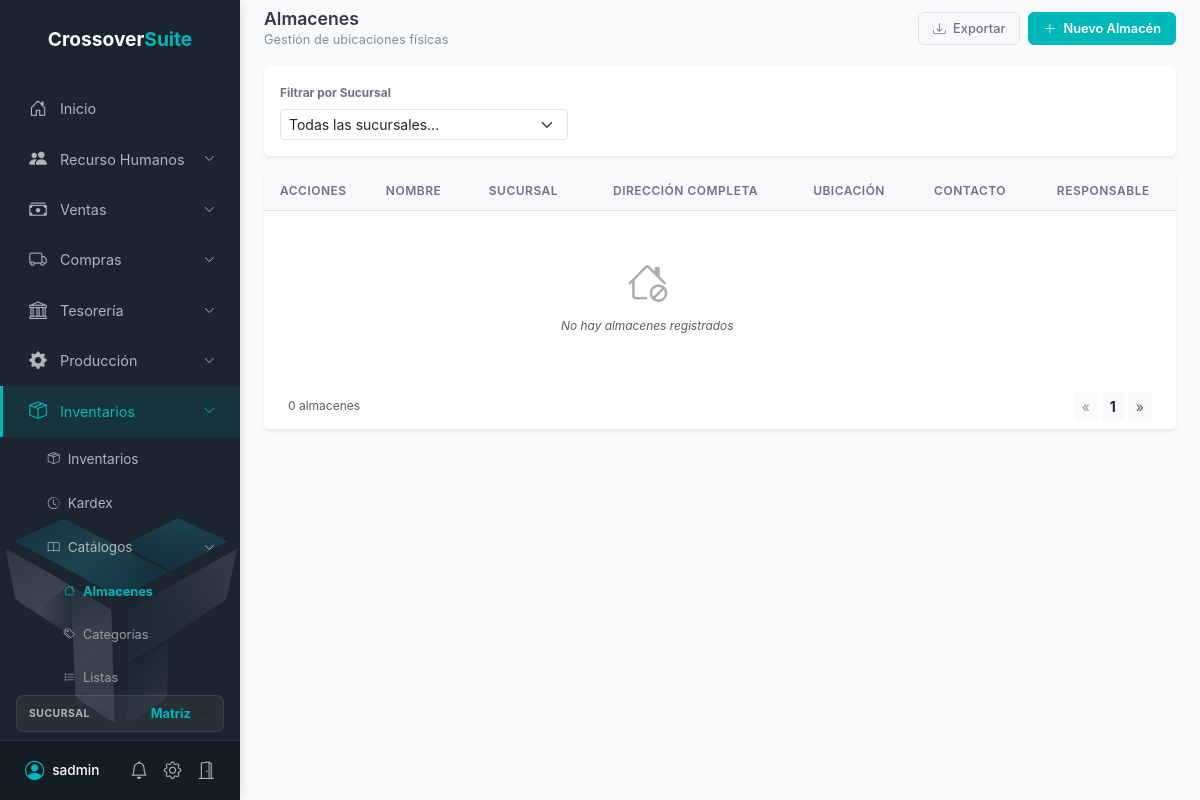
/inventario/almacenes/ (signed in), run on an earlier commit of the app's database.
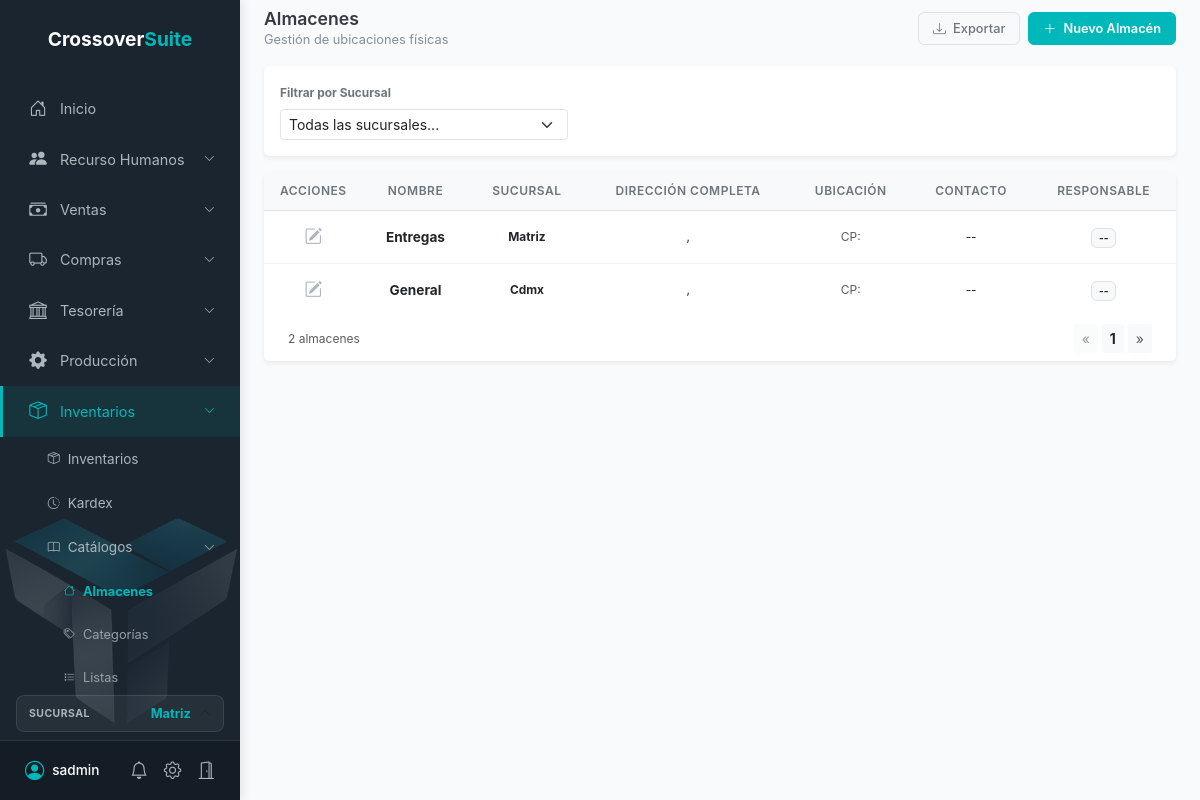
And on a later commit of the database.
### preferencias/models.py (models this page shows, shortened)
class Sucursal(models.Model):
    nombre = models.CharField(max_length=150, verbose_name="Nombre de la Sucursal")
    calle = models.CharField(max_length=200, verbose_name="Calle")
    numero_exterior = models.CharField(max_length=50, verbose_name="Número Exterior")
    numero_interior = models.CharField(max_length=50, blank=True, null=True, verbose_name="Número Interior")
    colonia = models.CharField(max_length=150, verbose_name="Colonia")
    ciudad = models.CharField(max_length=150, verbose_name="Ciudad/Municipio")
    estado = models.CharField(max_length=100, verbose_name="Estado")
    pais = models.CharField(max_length=100, default="México", verbose_name="País")
    cp = models.CharField(max_length=10, verbose_name="Código Postal")
    empresa = models.ForeignKey(Empresa, on_delete=models.CASCADE, related_name='sucursales')
    fecha_creacion = models.DateTimeField(auto_now_add=True)
    class Meta:
        verbose_name = "Sucursal"
        verbose_name_plural = "Sucursales"

### almacenes/models.py (models this page shows, shortened)
class Almacen(models.Model):
    nombre = models.CharField(max_length=150, verbose_name="Nombre del Almacén")
    responsable = models.CharField(max_length=150, blank=True, null=True, verbose_name="Responsable")
    calle = models.CharField(max_length=200, blank=True, null=True, verbose_name="Calle")
    numero_ext = models.CharField(max_length=20, blank=True, null=True, verbose_name="Número Exterior")
    numero_int = models.CharField(max_length=20, blank=True, null=True, verbose_name="Número Interior")
    colonia = models.CharField(max_length=150, blank=True, null=True, verbose_name="Colonia")
    estado = models.CharField(max_length=100, blank=True, null=True, verbose_name="Estado")
    cp = models.CharField(max_length=10, blank=True, null=True, verbose_name="Código Postal")
    telefono = models.CharField(max_length=20, blank=True, null=True, verbose_name="Teléfono")
    empresa = models.ForeignKey(Empresa, on_delete=models.CASCADE, null=True, blank=True, verbose_name="Empresa")
    sucursal = models.ForeignKey('preferencias.Sucursal', on_delete=models.SET_NULL, null=True, blank=True, verbose_name="Sucursal")
    fecha_creacion = models.DateTimeField(auto_now_add=True, verbose_name="Fecha de Creación")
    class Meta:
        verbose_name = "Almacén"
        verbose_name_plural = "Almacenes"
        ordering = ['nombre']

### almacenes/views.py (the view)
# urls.py: path('almacenes/', views.lista_almacenes, name='lista_almacenes'),
@login_required(login_url='/login/')
@require_inventory_permission('almacenes', 'ver')
def lista_almacenes(request):
    empresa_actual = get_empresa_actual(request)
    if not empresa_actual:
        return render(request, 'error_sin_empresa.html', status=403)
    sucursal_id = request.GET.get('sucursal')
    almacenes = Almacen.objects.filter(empresa=empresa_actual).select_related('sucursal').order_by('nombre')
    if sucursal_id:
        almacenes = almacenes.filter(sucursal_id=sucursal_id)
    from preferencias.models import Sucursal
    sucursales = Sucursal.objects.filter(empresa=empresa_actual).order_by('nombre')
    contexto = {
        'almacenes': almacenes,
        'sucursales': sucursales,
        'filtros': {
            'sucursal': sucursal_id or ''
        }
    }
    return render(request, 'dashboard_almacenes.html', contexto)

### almacenes/views.py (called while the page is built)
def get_empresa_actual(request):
    username = request.user.username
    if '@' in username:
        subdominio = username.split('@')[1]
        try:
            return Empresa.objects.get(subdominio=subdominio)
        except Empresa.DoesNotExist:
            return None
    return None

### preferencias/permissions.py (called while the page is built, shortened)
def get_empresa_actual(request):
    username = request.user.username
    if '@' in username:
        subdominio = username.split('@')[1]
        try:
            return Empresa.objects.get(subdominio=subdominio)
        except Empresa.DoesNotExist:
            return None
    return None

def user_has_sales_permission(request, submodulo, accion):
    user = request.user
    if not user.is_authenticated:
        return False
    empresa = get_empresa_actual(request)
    if not empresa:
        return user.is_superuser
    if not empresa.modulo_ventas:
        return False
    if user.is_superuser:
        return True

def get_granular_purchase_permissions(request):
    perms = {}
    for submodulo, acciones in PURCHASES_PERMISSION_MATRIX.items():
        perms[submodulo] = {accion: user_has_purchase_permission(request, submodulo, accion) for accion in acciones}
    return perms

### templates/dashboard_almacenes.html (shortened to what the changed rows need)
{% extends 'base.html' %}
{% block content %}
<div class="container-fluid py-2 px-4">
    <div class="card border-0 shadow-sm">
        <div class="card-body p-0">
            <div class="table-responsive">
                <table class="table table-pro mb-0">
                    <thead>
                        <tr>
                            <th class="text-center" style="width: 60px;">Acciones</th>
                            <th class="text-center">Nombre</th>
                            <th class="text-center">Sucursal</th>
                            <th class="text-center">Dirección Completa</th>
                            <th class="text-center">Ubicación</th>
                            <th class="text-center">Contacto</th>
                            <th class="text-center">Responsable</th>
                        </tr>
                    </thead>
                    <tbody>
                        {% for a in almacenes %}
                        <tr>
                            <td class="text-center">
                                {% if granular_inventory_perms.almacenes.editar %}
                                <span data-id="{{ a.id }}" onclick="cargarAlmacenEdicion(this)" class="icon-action" title="Editar Almacén">
                                    <i class="bi bi-pencil-square"></i>
                                </span>
                                {% endif %}
                            </td>
                            <td class="text-center">
                                <div class="fw-bold text-dark">{{ a.nombre }}</div>
                            </td>
                            <td class="text-center">
                                <div class="small text-brand fw-bold">{{ a.sucursal.nombre|default:"Sin Sucursal" }}</div>
                            </td>
                            <td class="text-center">
                                <div class="small text-dark">
                                    {{ a.calle }} {{ a.numero_ext }}{% if a.numero_int %} Int: {{ a.numero_int }}{% endif %},
                                </div>
                            </td>
                            <td class="text-center">
                                <div class="text-muted small" style="font-size: 0.75rem;">CP: {{ a.cp }}</div>
                            </td>
                            <td class="text-center">
                                <div class="small text-dark">{{ a.telefono|default:"--" }}</div>
                            </td>
                            <td class="text-center">
                                <div class="badge bg-light text-dark border">{{ a.responsable|default:"--" }}</div>
                            </td>
                        </tr>
                        {% empty %}
                        <tr>
                            <td colspan="6" class="text-center py-5">
                                <i class="bi bi-house-slash display-6 text-muted mb-2 d-block opacity-50"></i>
                                <span class="text-muted fst-italic small">No hay almacenes registrados</span>
                            </td>
                        </tr>
                        {% endfor %}
                    </tbody>
                </table>
            </div>
        </div>
        <div class="card-footer bg-white border-0 py-2 px-4 d-flex justify-content-between align-items-center">
            <span class="text-muted small" style="font-size: 0.75rem;">{{ almacenes|length }} almacenes</span>
            <div class="d-flex gap-1">
                 <button class="btn btn-sm btn-light border-0 text-muted" disabled>&laquo;</button>
                 <button class="btn btn-sm btn-light border-0 text-dark fw-bold">1</button>
                 <button class="btn btn-sm btn-light border-0 text-muted">&raquo;</button>
            </div>
        </div>
    </div>
</div>
{% endblock %}

### templates/base.html (shortened to what the changed rows need)
{% load static %}
<!DOCTYPE html>
<html lang="es">
<head>
    <link href="https://cdn.jsdelivr.net/npm/bootstrap@5.3.0/dist/css/bootstrap.min.css" rel="stylesheet">
    <link rel="stylesheet" href="https://cdn.jsdelivr.net/npm/bootstrap-icons@1.11.1/font/bootstrap-icons.css">
    <link rel="stylesheet" href="{% static 'css/global.css' %}?v={% now 'U' %}">
</head>
<body class="{% if '/inventario/' in request.path or '/ventas/' in request.path or '/compras/' in request.path %}sidebar-open{% endif %}">
    <div class="sidebar" id="sidebarMenu">
        {% if sucursales_list %}
        <div class="sidebar-branch-selector px-3 mb-2">
            <div class="dropdown">
                <button class="btn btn-sm w-100 d-flex justify-content-between align-items-center branch-dropdown-btn" type="button" data-bs-toggle="dropdown" aria-expanded="false">
                    <div class="d-flex align-items-center overflow-hidden ms-2">
                        <span class="text-truncate fw-bold" style="font-size: 0.8rem; color: var(--brand-color);">
                            {% for suc in sucursales_list %}
                                {% if suc.id|stringformat:"s" == sucursal_actual_id|stringformat:"s" %}
                                    {{ suc.nombre }}
                                {% endif %}
                            {% endfor %}
                        </span>
                        <i class="bi bi-chevron-up ms-2 small text-muted"></i>
                    </div>
                </button>
            </div>
        </div>
        {% endif %}
    </div>
    <div class="main-content">
        {% block content %}{% endblock %}
    </div>
</body>
</html>

What changed in the data, as far as the page shows it:
added Almacen: nombre "Entregas", sucursal.nombre "Matriz", telefono "--", responsable "--"
added Almacen: nombre "General", sucursal.nombre "Cdmx", telefono "--", responsable "--"
Also different on the page:
{{ almacenes|length }}: "0" → "2"
text no longer shown: "No hay almacenes registrados"
